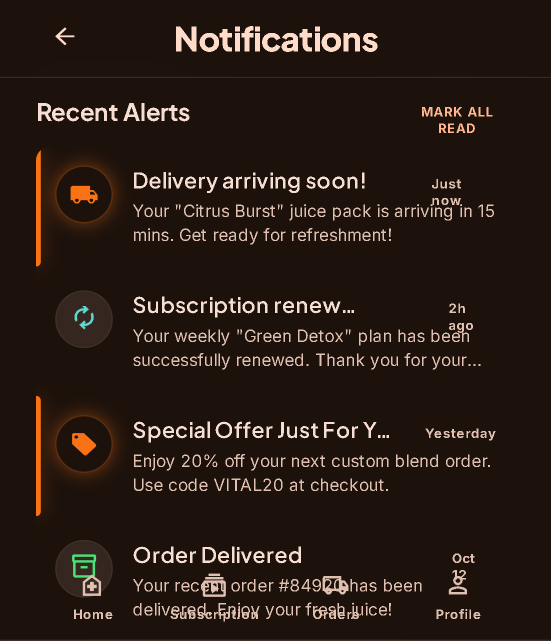
#> input picture Stitch/stitch_bookmyjuice_flutter_bloc_ui (1)/stitch_bookmyjuice_flutter_bloc_ui/notifications/screen.png, 1101 x 1281 px, found by its file name (shown at 1/2 size)
$ python measure_header.py
#> lines starting #> are read from the running program, lines starting #| are printed output that depends on the picture; after the words box and inside, x2 and y2 are one past the last pixel; in counts of white or black regions, pixels touching at a corner belong together
"""Header measurement only: band height + how much of the header the brand fills.

Header band = the run of "glass" rows at the top (the header fill differs from the
page below it). Wordmark ink is measured strictly between the two action slots so
the cart glyph cannot contaminate the box.
"""

import os
import numpy as np
from PIL import Image

ROOT = os.path.abspath(os.path.join(os.path.dirname(__file__), "..", ".."))
STITCH = os.path.join(
    ROOT, "Stitch", "stitch_bookmyjuice_flutter_bloc_ui",
    "stitch_bookmyjuice_flutter_bloc_ui",
)
AFTER = os.path.join(ROOT, "_captures", "after")
W = 390


def load(path):
    im = Image.open(path).convert("RGB")
    if im.width != W:
        im = im.resize((W, round(im.height * W / im.width)), Image.LANCZOS)
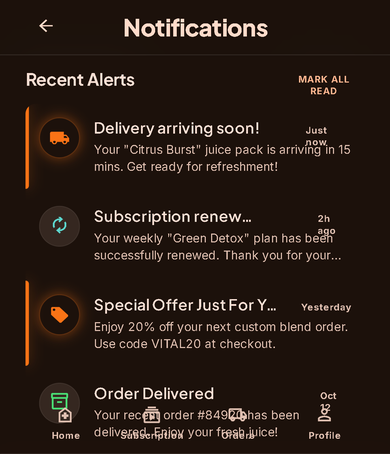
#> im: PIL image 390x454 RGB; mean R, G, B 41.3, 28.6, 21.5
    return np.asarray(im).astype(int)


def band_bottom(img, maxy=140):
    """Last row of the header: where the top strip stops matching its own colour."""
#> called with maxy = 140
    strip = img[:maxy, 2:12].mean(axis=(1, 2))
#> strip = 140 values, max 34.2 at index 54, min 16.67 at index 56, mean 18.87
    head = strip[2:12].mean()
#> head = 18.67
    bottom = 0
    for y in range(2, maxy):
        if abs(strip[y] - head) < 3.0:
            bottom = y
        elif y - bottom > 6:
            break
    return bottom + 1


def ink_box(img, y0, y1, x0=62, x1=328):
    band = img[y0:y1, x0:x1]
    r, g, b = band[:, :, 0], band[:, :, 1], band[:, :, 2]
    mask = (r > 140) & (g > 30) & (g < 165) & (b < 120)
    ys, xs = np.where(mask)
    if len(xs) < 40:
        return None
    return x0 + int(xs.min()), x0 + int(xs.max()), y0 + int(ys.min()), y0 + int(ys.max())


ROWS = [
    ("stitch home", os.path.join(STITCH, "unified_home_dashboard", "screen.png")),
    ("bmj home dark", os.path.join(AFTER, "01_home.png")),
    ("bmj home light", os.path.join(AFTER, "01_home_light.png")),
    ("stitch pdp", os.path.join(STITCH, "juice_detail_selection", "screen.png")),
    ("bmj pdp light", os.path.join(AFTER, "02_pdp_light.png")),
    ("stitch cart", os.path.join(STITCH, "shopping_cart_savings_summary", "screen.png")),
    ("bmj cart light", os.path.join(AFTER, "03_cart_light.png")),
    ("stitch subs", os.path.join(STITCH, "subscription_management_portal", "screen.png")),
    ("bmj subs light", os.path.join(AFTER, "04_subscription_light.png")),
]

print(f"{'screen':<16} {'band':>5} {'ink w':>6} {'ink h':>6}  ink box")
for label, path in ROWS:
    img = load(path)
    bottom = band_bottom(img)
#> bottom = 140
    box = ink_box(img, 0, bottom + 2)
#> in ink_box, `band = img[y0:y1, x0:x1]`:
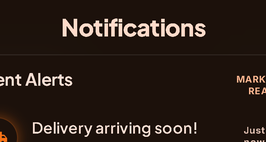
#> band: shape (142, 266, 3) int64; mean of channels 0, 1, 2 42.6, 30.4, 23.6; drawn as R, G, B
#> in ink_box, `r, g, b = band[:, :, 0], band[:, :, 1], band[:, :, 2]`:
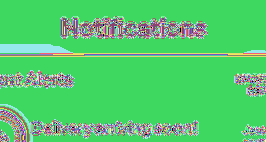
#> r: shape (142, 266) int64; 256 distinct labels, from 0 to 255; one colour per label, 0 black
#> in ink_box, `r, g, b = band[:, :, 0], band[:, :, 1], band[:, :, 2]`:
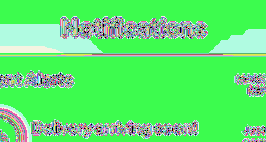
#> g: shape (142, 266) int64; 256 distinct labels, from 0 to 255; one colour per label, 0 black
#> in ink_box, `r, g, b = band[:, :, 0], band[:, :, 1], band[:, :, 2]`:
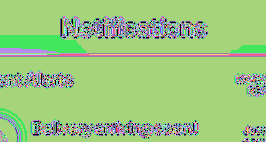
#> b: shape (142, 266) int64; 252 distinct labels, from 0 to 255; one colour per label, 0 black
#> in ink_box, `mask = (r > 140) & (g > 30) & (g < 165) & (b < 120)`:
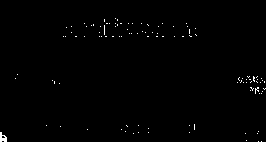
#> mask: shape (142, 266) bool; 0.61% white in thin lines or dots, all inside (x1, y1, x2, y2) = (0, 18, 266, 142)
#> in ink_box, `ys, xs = np.where(mask)`: ys = 229 values from 18 to 141; xs = 229 values, max 265 at index 141, min 0 at index 175, mean 141.4
#> box = (62, 327, 18, 141)
    w = box[1] - box[0] + 1 if box else 0
#> w = 266
    h = box[3] - box[2] + 1 if box else 0
#> h = 124
    print(f"{label:<16} {bottom:5d} {w:6d} {h:6d}  {box}")
#| stitch home        140    266    124  (62, 327, 18, 141)
#> (the run stopped early here; a loop or call above may not have finished)
